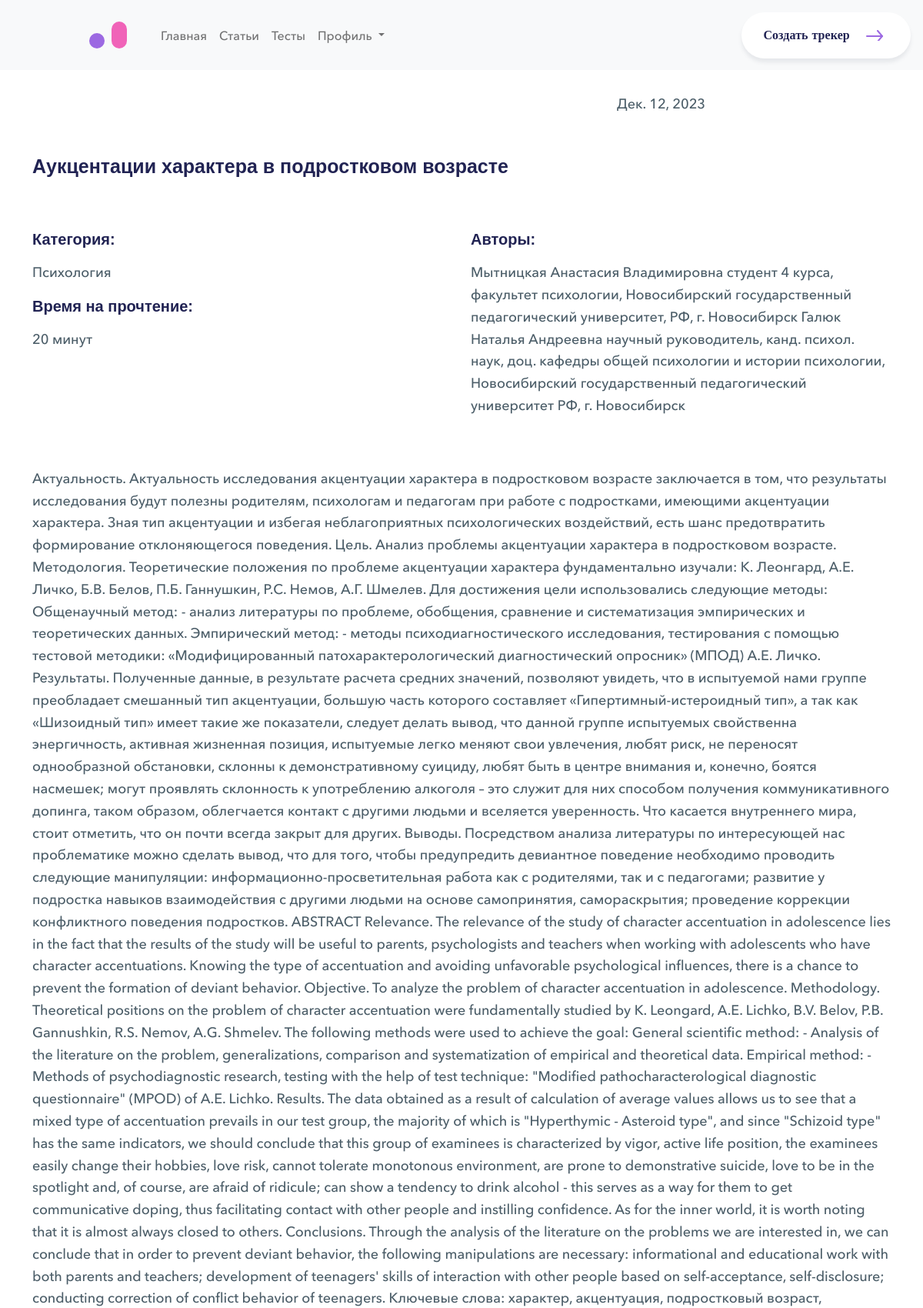
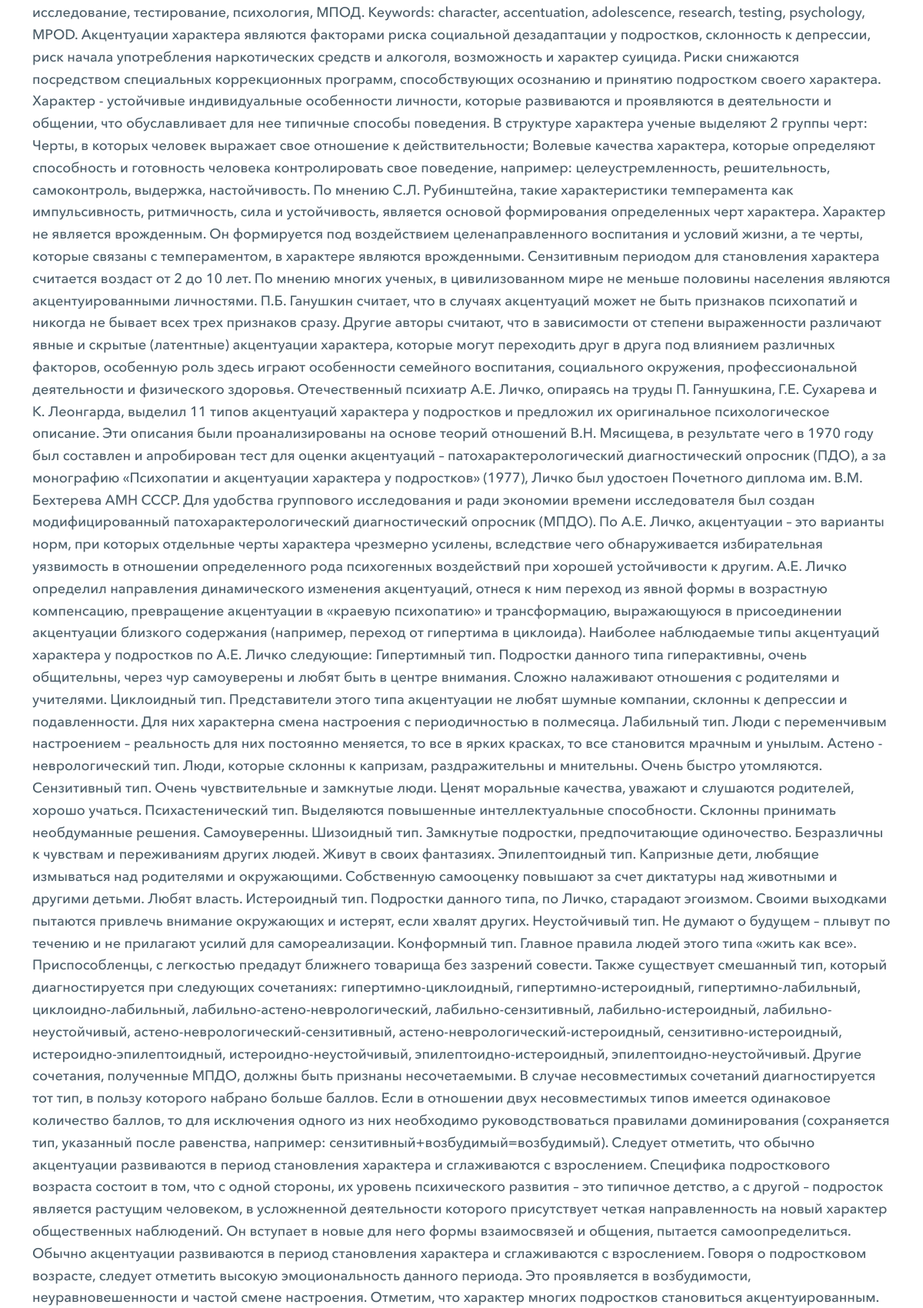
The app's page /article/1/ (upper part) with its own data (2 pictures, top to bottom).
### main/models.py (models this page shows, shortened)
class Article(models.Model):
    THEMES = {
        ("Медицина", "Медицина"),
        ("Психология", "Психология"),
        ("Психотерапия", "Психотерапия"),
        ("Семейные отношения", "Семейные отношения"),
    }
    title = models.CharField("Заголовок", max_length=200)
    category = models.CharField("Категория", choices=THEMES, max_length=50)
    content = models.TextField("Контент")
    author = models.CharField("Автор", max_length=500, blank=True, null=True)
    time_for_read = models.IntegerField("Время, необходимое для прочтения")
    date = models.DateField("Дата написания")
    date_of_publishing = models.DateField("Дата, когда статья была выложена", auto_created=True)
    literature = models.TextField("Список литературы", blank=True, null=True)
    class Meta:
        db_table = "Статья"
        verbose_name = "Статья"
        verbose_name_plural = "Статьи"
        ordering = ['title']

### main/views.py (the view)
# urls.py: path('article/<int:pk>/', ArticleDetail.as_view(template_name="article/article.html"), name='article'),
class ArticleDetail(DetailView):
    model = Article
    context_object_name = 'article'

### main/templates/article/article.html (shortened to what this page needs)
{% extends 'layout/base.html'%}
{% load static %}
{% block extra_head_links %}
    <link href="https://cdn.jsdelivr.net/npm/bootstrap@5.0.2/dist/css/bootstrap.min.css" rel="stylesheet">
    <link rel="stylesheet" type="text/css" href="{% static 'main/css/mainpage.css' %}">
    <link rel="stylesheet" type="text/css" href="{% static 'main/css/articles_list.css' %}">
    <link rel="stylesheet" type="text/css" href="{% static 'main/css/article.css' %}">
{% endblock %}
{% block content %}
    <div class="container">
        <div class="row">
            <div class="col"></div>
            <div class="col"></div>
            <div class="col light-text" style="margin-top: 30px;">{{ article.date }}</div>
        </div>
        <div class="row" style="margin-bottom: 50px;">
            <p id="text-second-section-bold" style="font-size: 25px;">{{ article.title }}</p>
        </div>
        <div class="row">
            <div class="col">
                <p class="bold-text">Категория:</p>
                <p class="light-text">{{ article.category }}</p>
                <p class="bold-text">Время на прочтение:</p>
                <p class="light-text">{{ article.time_for_read }} минут</p>
            </div>
            <div class="col">
                <p class="bold-text">Авторы:</p>
                <p class="light-text">{{ article.author }}</p>
            </div>
        </div>
        <div class="row" style="margin-top: 50px;">
            <p class="light-text">{{ article.content }}</p>
        </div>
    </div>
{% endblock %}

### main/static/main/css/main.css (style rules this page uses)
body { color: black; }

### main/static/main/css/mainpage.css (style rules this page uses)
#text-second-section-bold { color: #212353; font-family: Helvetica; font-size: 40px; font-style: normal; font-weight: 700; line-height: 130%; margin-top: 50px; }

### main/static/main/css/article.css (style rules this page uses)
.bold-text { color: #212353; font-family: Helvetica; font-size: 20px; font-style: normal; font-weight: 700; line-height: 130%; text-align: left; }
.light-text { color: var(--1, #4B5D68); font-family: Avenir; font-size: 18px; font-style: normal; font-weight: 500; line-height: 160%; }

### records on screen
Article: date "Дек. 12, 2023", title "Аукцентации характера в подростковом возрасте", category "Психология", time_for_read "20", author "Мытницкая Анастасия Владимировна студент 4 курса, факультет психологии, Новосибирский государственный педагогический университет, РФ, г. Новосибирск Галюк Наталья Андреевна научный руководитель, канд. психол. наук, доц. кафедры общей психологии и истории психологии, Новосибирский государственный педагогический университет РФ, г. Новосибирск"
